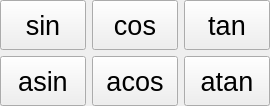
<?xml version="1.0" encoding="UTF-8"?>
<ui version="4.0">
 <class>Controls::Trigonometry</class>
 <widget class="QWidget" name="Controls::Trigonometry">
  <property name="geometry">
   <rect>
    <x>0</x>
    <y>0</y>
    <width>270</width>
    <height>106</height>
   </rect>
  </property>
  <property name="sizePolicy">
   <sizepolicy hsizetype="Expanding" vsizetype="Expanding">
    <horstretch>0</horstretch>
    <verstretch>0</verstretch>
   </sizepolicy>
  </property>
  <property name="windowTitle">
   <string>Form</string>
  </property>
  <layout class="QGridLayout" name="gridLayout">
   <property name="leftMargin">
    <number>0</number>
   </property>
   <property name="topMargin">
    <number>0</number>
   </property>
   <property name="rightMargin">
    <number>0</number>
   </property>
   <property name="bottomMargin">
    <number>0</number>
   </property>
   <item row="0" column="0">
    <widget class="QToolButton" name="buttonSin">
     <property name="sizePolicy">
      <sizepolicy hsizetype="Expanding" vsizetype="Expanding">
       <horstretch>0</horstretch>
       <verstretch>0</verstretch>
      </sizepolicy>
     </property>
     <property name="font">
      <font>
       <pointsize>20</pointsize>
      </font>
     </property>
     <property name="text">
      <string>sin</string>
     </property>
    </widget>
   </item>
   <item row="0" column="1">
    <widget class="QToolButton" name="buttonCos">
     <property name="sizePolicy">
      <sizepolicy hsizetype="Expanding" vsizetype="Expanding">
       <horstretch>0</horstretch>
       <verstretch>0</verstretch>
      </sizepolicy>
     </property>
     <property name="font">
      <font>
       <pointsize>20</pointsize>
      </font>
     </property>
     <property name="text">
      <string>cos</string>
     </property>
    </widget>
   </item>
   <item row="0" column="2">
    <widget class="QToolButton" name="buttonTan">
     <property name="sizePolicy">
      <sizepolicy hsizetype="Expanding" vsizetype="Expanding">
       <horstretch>0</horstretch>
       <verstretch>0</verstretch>
      </sizepolicy>
     </property>
     <property name="font">
      <font>
       <pointsize>20</pointsize>
      </font>
     </property>
     <property name="text">
      <string>tan</string>
     </property>
    </widget>
   </item>
   <item row="1" column="0">
    <widget class="QToolButton" name="buttonAsin">
     <property name="sizePolicy">
      <sizepolicy hsizetype="Expanding" vsizetype="Expanding">
       <horstretch>0</horstretch>
       <verstretch>0</verstretch>
      </sizepolicy>
     </property>
     <property name="font">
      <font>
       <pointsize>20</pointsize>
      </font>
     </property>
     <property name="text">
      <string>asin</string>
     </property>
    </widget>
   </item>
   <item row="1" column="1">
    <widget class="QToolButton" name="buttonAcos">
     <property name="sizePolicy">
      <sizepolicy hsizetype="Expanding" vsizetype="Expanding">
       <horstretch>0</horstretch>
       <verstretch>0</verstretch>
      </sizepolicy>
     </property>
     <property name="font">
      <font>
       <pointsize>20</pointsize>
      </font>
     </property>
     <property name="text">
      <string>acos</string>
     </property>
    </widget>
   </item>
   <item row="1" column="2">
    <widget class="QToolButton" name="buttonAtan">
     <property name="sizePolicy">
      <sizepolicy hsizetype="Expanding" vsizetype="Expanding">
       <horstretch>0</horstretch>
       <verstretch>0</verstretch>
      </sizepolicy>
     </property>
     <property name="font">
      <font>
       <pointsize>20</pointsize>
      </font>
     </property>
     <property name="text">
      <string>atan</string>
     </property>
    </widget>
   </item>
  </layout>
 </widget>
 <resources/>
 <connections/>
</ui>
